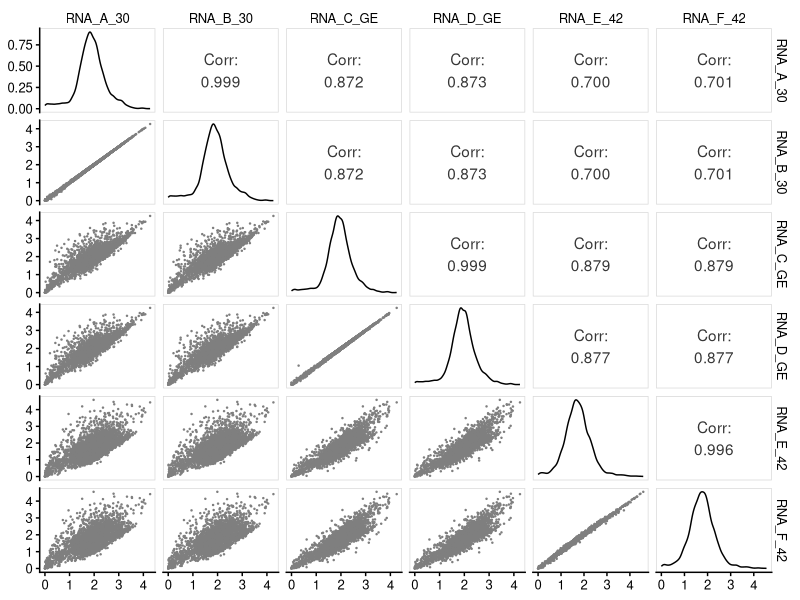
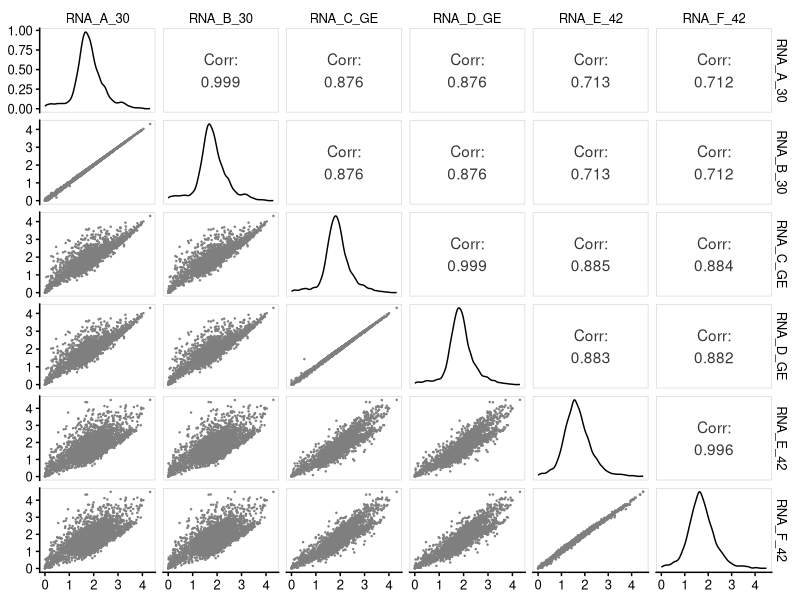
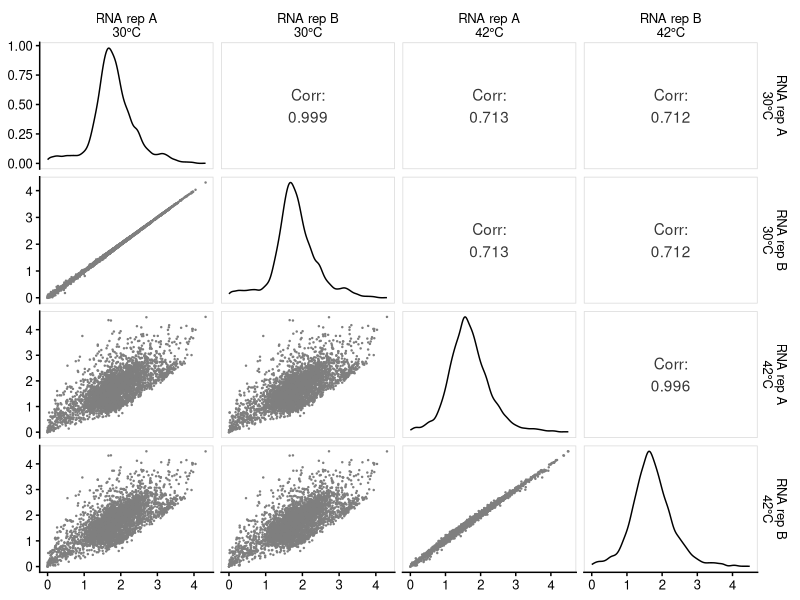
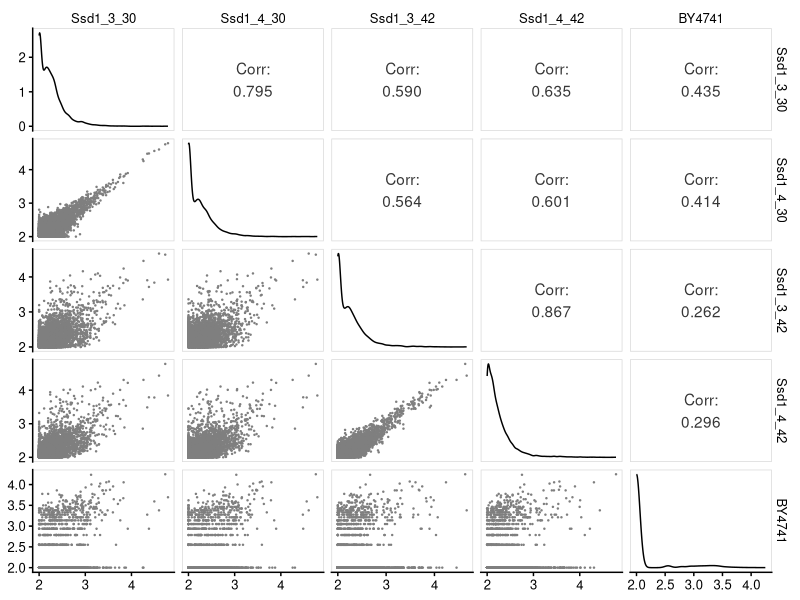
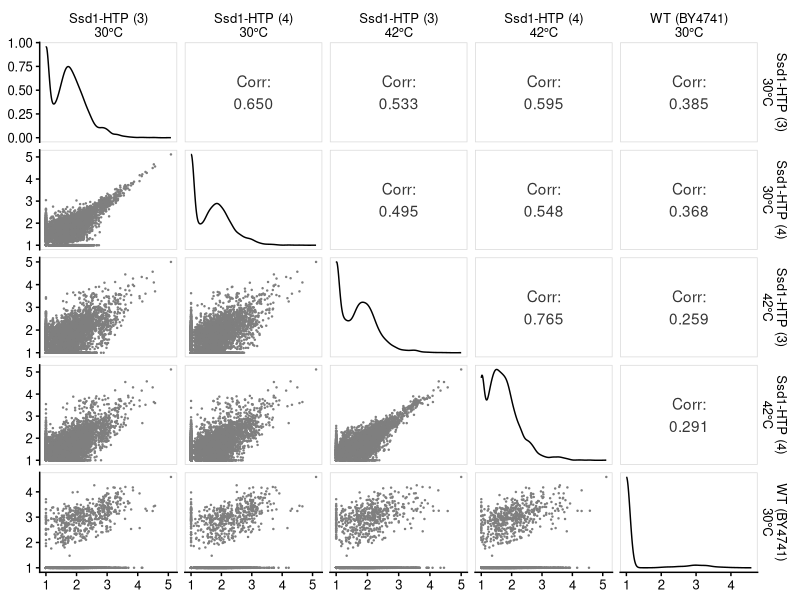
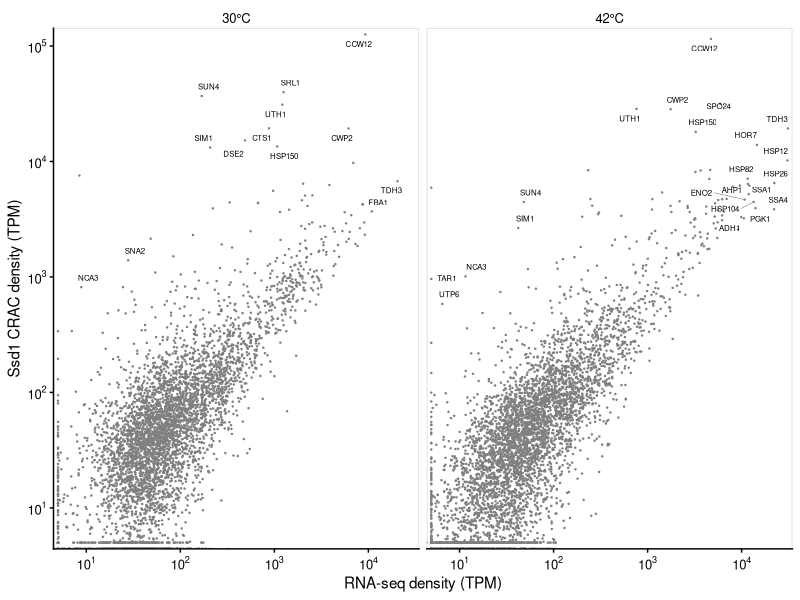
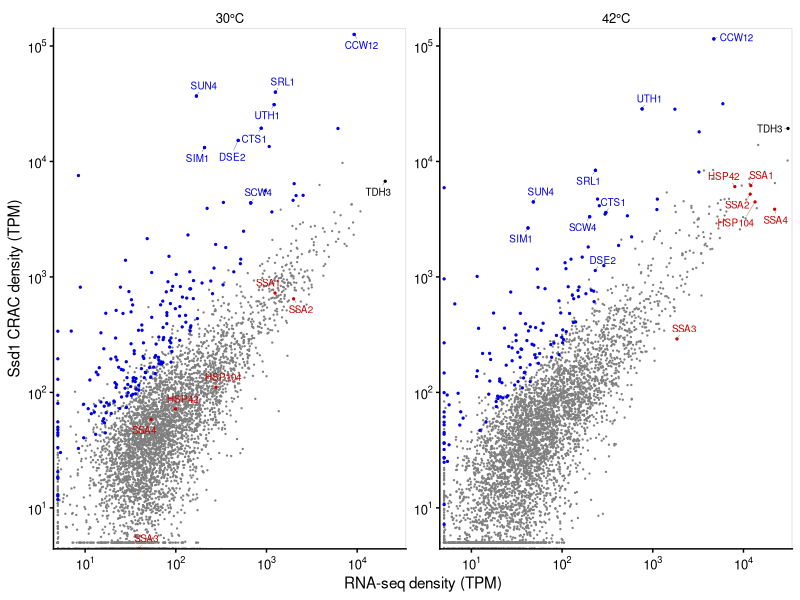
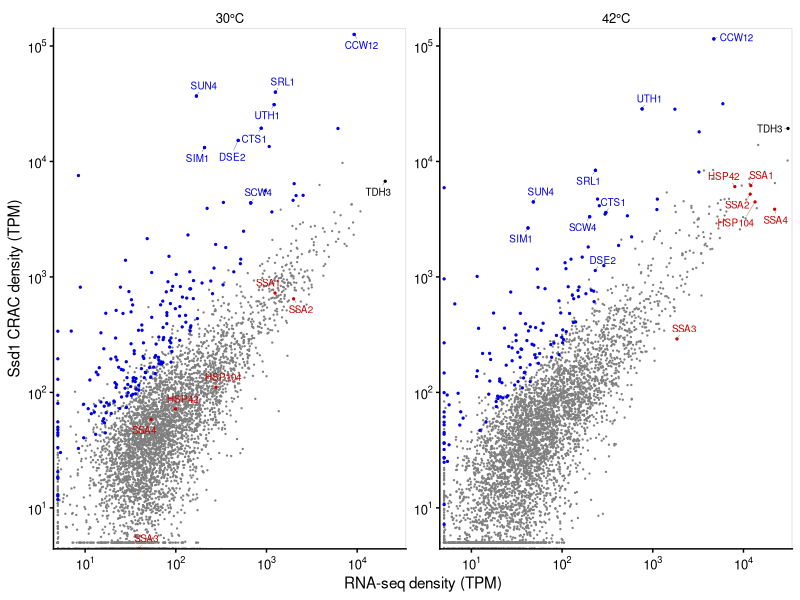

Write R code to recreate these figures, in order.
## ---- chunk 1
knitr::opts_chunk$set(echo = TRUE, cache=TRUE, warning=FALSE, message=FALSE,
                      cache.path = "cache/normalise_Ssd1_CRAC_counts-",
                      fig.path = "figure/normalise_Ssd1_CRAC_counts-")

library(tidyverse)
library(GGally)
library(cowplot)
theme_set(theme_cowplot(font_size=11) %+replace% 
            theme(strip.background=element_blank(),
                  panel.border = element_rect(color = "grey85", fill = NA)))

# setwd("/homes/ewallac2/Repos/Ssd1_CRACanalysis_2020/rmarkdown")

calc_cpm <- function(x) x / sum(x) * 1e6

calc_tpm <- function(ct,eff_length) {
  # calculate transcripts per million from count and effective length
  dens <- ct / eff_length
  dens_total <- sum(dens, na.rm=TRUE) 
  return( dens / dens_total * 1e6 )
}

log10plusepsilon <- function(x,epsilon=1) log10( x + epsilon )

gene_from_attr <- function(attr_string,
                           before="ID=",gene_str="[\\w-]+",after="_") {
    # pull a gene name from an attribute string
    match_str = paste0(before,gene_str,after)
    attr_string %>%
        stringr::str_extract(match_str) %>%
        stringr::str_remove(before) %>%
        stringr::str_remove(after)
}

scientific_10 <- function(x) {
    xout <- gsub("1e", "10^{", format(x),fixed=TRUE)
    xout <- gsub("{-0", "{-", xout,fixed=TRUE)
    xout <- gsub("{+", "{", xout,fixed=TRUE)
    xout <- gsub("{0", "{", xout,fixed=TRUE)
    xout <- paste(xout,"}",sep="")
    return(parse(text=xout))
}

scale_x_log10_sci <- function(name=waiver(),omag=seq(-10,20),...) {
    breaks10 <- 10^omag
    scale_x_log10(name,breaks=breaks10,labels=scientific_10(breaks10),...)
}

scale_y_log10_sci <- function(name=waiver(),omag=seq(-10,20),...) {
    breaks10 <- 10^omag
    scale_y_log10(name,breaks=breaks10,labels=scientific_10(breaks10),...)
}

scale_loglog <- function(...) {
    list(scale_x_log10_sci(...),scale_y_log10_sci(...))
}

ggpairs_genewise <- function(...) {
  ggpairs( lower = list(continuous = wrap("points", size=0.2,colour="grey50") ),
           upper = list(continuous = wrap("cor",stars = FALSE), 
                        combo = "box_no_facet", discrete = "count", 
                        na ="na"),
           ...)
}
## ---- chunk 2
counts_RNA_stranded <- read_tsv("../results/RNAseq_stressmatched_transcriptcounts.txt",
                                comment = "#")  %>%
  mutate(Gene=gene_from_attr(attributes))

tpms_RNA_stranded <-  counts_RNA_stranded %>% 
  select(Gene, RNA_A_30,RNA_B_30,RNA_C_GE,RNA_D_GE,RNA_E_42,RNA_F_42) %>%
  mutate_if(is.numeric,
            calc_tpm,
            eff_length = counts_RNA_stranded$end - counts_RNA_stranded$start)

## ---- chunk 3
counts_RNA_stranded %>%
  select(RNA_A_30,RNA_B_30,RNA_C_GE,RNA_D_GE,RNA_E_42,RNA_F_42) %>%
  mutate_all(calc_cpm) %>%
  mutate_all(log10plusepsilon) %>%
  ggpairs_genewise()
## ---- chunk 4
tpms_RNA_stranded %>%
  select(RNA_A_30,RNA_B_30,RNA_C_GE,RNA_D_GE,RNA_E_42,RNA_F_42) %>%
  mutate_all(log10plusepsilon,epsilon=1) %>%
  ggpairs_genewise()
## ---- chunk 5
tpms_RNA_stranded %>%
  select("RNA rep A\n30°C" = RNA_A_30,
         "RNA rep B\n30°C" = RNA_B_30,
         "RNA rep A\n42°C" = RNA_E_42,
         "RNA rep B\n42°C" = RNA_F_42) %>%
  mutate_all(log10plusepsilon,epsilon=1) %>%
  ggpairs_genewise()
## ---- chunk 6
counts_Ssd1_stranded <- read_tsv("../Ssd1_CRAC_demult_dedup_20190114_all/multicov_analyses/allsample_transcriptcounts.txt",
                                 comment = "#") %>% 
  mutate(Gene=gene_from_attr(attributes))%>%
  select(Gene,seqname,feature,start,end,attributes,
         Ssd1_3_30 = `20190114_Ssd1_CRAC_trimmed_NNNGTGAGC_SSD1_3_30.bam`,
         Ssd1_4_30 = `20190114_Ssd1_CRAC_trimmed_NNNTGGAGC_SSD1_4_30.bam`,
         Ssd1_3_42 = `20190114_Ssd1_CRAC_trimmed_NNNAGAGC_SSD1_3_42.bam`,
         Ssd1_4_42 = `20190114_Ssd1_CRAC_trimmed_NNNCTAGC_SSD1_4_42.bam`, 
         BY4741 = `20190114_Ssd1_CRAC_trimmed_NNNGACTTAGC_BY4741.bam`) 

# rename: ("Ssd1_3_30","Ssd1_4_30","Ssd1_3_42","Ssd1_4_42", "BY4741"))

tpms_Ssd1_stranded <-  counts_Ssd1_stranded %>% 
  select(Gene, Ssd1_3_30,Ssd1_4_30,Ssd1_3_42,Ssd1_4_42,BY4741) %>%
  mutate_if(is.numeric,
            calc_tpm,
            eff_length = counts_Ssd1_stranded$end - counts_Ssd1_stranded$start)

## ---- chunk 7
counts_Ssd1_stranded
## ---- chunk 8
counts_Ssd1_stranded %>%
  select(Ssd1_3_30,Ssd1_4_30,Ssd1_3_42,Ssd1_4_42,BY4741) %>%
  mutate_all(calc_cpm) %>%
  mutate_all(log10plusepsilon,epsilon=100) %>%
  ggpairs_genewise()
## ---- chunk 9
tpms_Ssd1_stranded %>%
  select("Ssd1-HTP (3)\n30°C" = Ssd1_3_30,
         "Ssd1-HTP (4)\n30°C" = Ssd1_4_30,
         "Ssd1-HTP (3)\n42°C" = Ssd1_3_42,
         "Ssd1-HTP (4)\n42°C" = Ssd1_4_42,
         "WT (BY4741)\n30°C" = BY4741) %>%
  mutate_all(log10plusepsilon,epsilon=10) %>%
  ggpairs_genewise()
## ---- chunk 10
tpms_RNA_melt <- 
  tpms_RNA_stranded %>%
  gather(key="Sample",value="TPM",-Gene) 

tpms_RNA_melt %>% group_by(Sample) %>% summarize(TPM=sum(TPM))

tpms_Ssd1_melt <- 
  tpms_Ssd1_stranded %>%
  gather(key="Sample",value="TPM",-Gene)

tpms_Ssd1_melt  %>% group_by(Sample) %>% summarize(TPM=sum(TPM))
## ---- chunk 11
scer_mrna_prot <- read_tsv("../input_annotation/scer-mrna-protein-absolute-estimate.txt",
                           comment="#") %>%
  rename(Gene=orf,Name=gene)

tpm_RNA_bycondition <- 
  tpms_RNA_melt %>%
  separate(Sample,c("SType","Rep","Condition")) %>%
  group_by(Gene,Condition) %>%
  summarize(TPM.mean = mean(TPM,na.rm=TRUE))

tpm_Ssd1_bycondition <- 
  tpms_Ssd1_melt %>%
  separate(Sample,c("SType","Rep","Condition")) %>%
  group_by(Gene,Condition) %>%
  summarize(TPM.mean = mean(TPM,na.rm=TRUE))

tpm_join_bycondition <-
  full_join( tpm_RNA_bycondition %>% filter(Condition %in% c("30","42")),
              tpm_Ssd1_bycondition %>% filter(Condition %in% c("30","42")),
              by=c("Gene","Condition"),
              suffix=c(".RNA",".Ssd1")) %>%
  mutate(ratio.Ssd1.RNA = TPM.mean.Ssd1/TPM.mean.RNA) %>%
  left_join(scer_mrna_prot %>% select(Gene,Name)) %>%
  mutate(Condition = factor(Condition,
                            levels = c("30","42"),
                            labels = c("30°C","42°C"))
  ) %>%
  select(Gene,Name,Condition,
         TPM.RNA=TPM.mean.RNA,TPM.Ssd1=TPM.mean.Ssd1,
         ratio.Ssd1.RNA)
## ---- chunk 12
tpm_join_bycondition
## ---- chunk 13
ggplot(data=tpm_join_bycondition,aes(x=TPM.RNA,y=TPM.Ssd1)) +
  geom_point(size=0.2,colour="grey50") +
  ggrepel::geom_text_repel(
    data=
      tpm_join_bycondition %>%
      filter(TPM.RNA > 10000 | TPM.Ssd1 > 10000 | 
               (ratio.Ssd1.RNA > 50 & TPM.Ssd1 > 500) ),
    aes(label=Name),size=2,
    label.padding=0.02,segment.size=0.1,force=0.1,
    # set random number seed so the labels go in the same place every time
    seed = 42) + 
  scale_x_log10_sci("RNA-seq density (TPM)",
                limits=c(5,max(tpm_join_bycondition$TPM.RNA)),
                oob=scales::squish,expand=c(0.01,0.01)) +
  scale_y_log10_sci("Ssd1 CRAC density (TPM)",
                limits=c(5,max(tpm_join_bycondition$TPM.Ssd1)),
                oob=scales::squish,expand=c(0.01,0.01)) +
  facet_wrap(~Condition)
## ---- chunk 14
tpm_join_bycondition %>%
  filter(Condition=="30°C",TPM.RNA > 20) %>%
  arrange(desc(ratio.Ssd1.RNA))

tpm_join_bycondition %>%
  filter(Condition=="42°C",TPM.RNA > 20) %>%
  arrange(desc(ratio.Ssd1.RNA))
## ---- chunk 15
Ssd1_targets_TPMratio4x_30C <- 
  tpm_join_bycondition %>%
  filter(Condition=="30°C",TPM.RNA > 20, ratio.Ssd1.RNA > 4) %>%
  arrange(desc(ratio.Ssd1.RNA)) 

write_tsv(x = Ssd1_targets_TPMratio4x_30C %>%
            select(-Condition) %>%
            mutate_if(is.numeric, round, digits = 3),
          path="../results/Ssd1_targets_TPMratio4x_30C.txt")

Ssd1_targets_TPMratio4x_42C <- 
  tpm_join_bycondition %>%
  filter(Condition=="42°C",TPM.RNA > 20, ratio.Ssd1.RNA > 4) %>%
  arrange(desc(ratio.Ssd1.RNA))

write_tsv(x = Ssd1_targets_TPMratio4x_42C %>%
            select(-Condition) %>%
            mutate_if(is.numeric, round, digits = 3),
          path="../results/Ssd1_targets_TPMratio4x_42C.txt")
## ---- chunk 16
Ssd1_targets_TPMratio4x_42C %>% 
  filter(! Gene %in% Ssd1_targets_TPMratio4x_30C$Gene)
## ---- chunk 17
Ssd1_targets_TPMratio4x_30C %>% 
  filter(! Gene %in% Ssd1_targets_TPMratio4x_42C$Gene)
## ---- chunk 18
tpm_join_bycondition %>%
  filter(Condition=="42°C") %>%
  arrange(desc(TPM.RNA))
## ---- chunk 19
tpm_join_bycondition %>%
  filter(Condition=="42°C",ratio.Ssd1.RNA > 2) %>%
  arrange(desc(TPM.RNA))
## ---- chunk 20
# We had a longer and harder to follow list of 16 targets, that is commented out here; slimmed down to 8 select for a more readable figure
# Ssd1_common_targets_df <-
#   readr::read_tsv("../results/Ssd1_targets_common_Hogan_Jansen_Bayne30C.txt",
#                   comment = "#")
# 
# Ssd1_targets_16select <- c(Ssd1_common_targets_df$Name, c("CCW12","CWP2","SPO24","NCA3"))

Ssd1_targets_8select <- c("CTS1","DSE2","SIM1","SUN4","UTH1","SCW4","CCW12","SRL1")

Ssd1_targets_DESeq2_2x_p0p05 <- bind_rows(
  tibble(Gene = readr::read_lines("../results/Ssd1_enrichment_DeSeq2_30C_2x_padj0p05_genesonly.txt"),
         Condition = "30"),
  tibble(Gene = readr::read_lines("../results/Ssd1_enrichment_DeSeq2_42C_2x_padj0p05_genesonly.txt"),
         Condition = "42")) %>%
  dplyr::mutate(Condition = factor(Condition,
                            levels = c("30","42"),
                            labels = c("30°C","42°C")),
                GType = "Ssd1_target"
                )

HSPs_select <- c("HSP42","HSP104","SSA1","SSA2","SSA3","SSA4")

Abundant_genes_select <- c("TDH3")

select_genetype_df <- bind_rows(
  tibble(GType = "Ssd1_target", Name = Ssd1_targets_8select),
  tibble(GType = "HSPs_select", Name = HSPs_select),
  tibble(GType = "Abundant", Name = Abundant_genes_select)
)

scale_colour_gtype <-
  scale_colour_manual(values = c(Ssd1_target = "blue2",
                                 HSPs_select = "red3",
                                 Abundant = "black") 
                      )

plot_Ssd1_vs_RNA_colourlabels <- 
ggplot(data=tpm_join_bycondition,aes(x=TPM.RNA,y=TPM.Ssd1)) +
  geom_point(size=0.15,colour="grey50") +
  geom_point(
    data = left_join(Ssd1_targets_DESeq2_2x_p0p05,
                     tpm_join_bycondition),
    aes(colour = "Ssd1_target"), 
    size=0.45) +
  geom_point(
    data = left_join(select_genetype_df,
                     tpm_join_bycondition),
    aes(label=Name,colour=GType),
    size=0.45) + 
  ggrepel::geom_text_repel(
    data = left_join(select_genetype_df,
                     tpm_join_bycondition),
    aes(label=Name,colour=GType),
    size=2.5, segment.size=0.1, force=0.15, min.segment.length=0.05,
    # set random number seed so the labels go in the same place every time
    seed = 101) + 
  scale_colour_gtype + theme(legend.position = "none") + 
  scale_x_log10_sci("RNA-seq density (TPM)",
                limits=c(5,max(tpm_join_bycondition$TPM.RNA)),
                oob=scales::squish,expand=c(0.01,0.01)) +
  scale_y_log10_sci("Ssd1 CRAC density (TPM)",
                limits=c(5,max(tpm_join_bycondition$TPM.Ssd1)),
                oob=scales::squish,expand=c(0.01,0.01)) +
  facet_wrap(~Condition,scales="free_y")
plot_Ssd1_vs_RNA_colourlabels

ggsave("../figure_out/Ssd1CRAC_vs_RNAseq_TPM_colourlabels.pdf",
       plot_Ssd1_vs_RNA_colourlabels, width = 6, height = 3.2)
## ---- chunk 21
sessionInfo()
